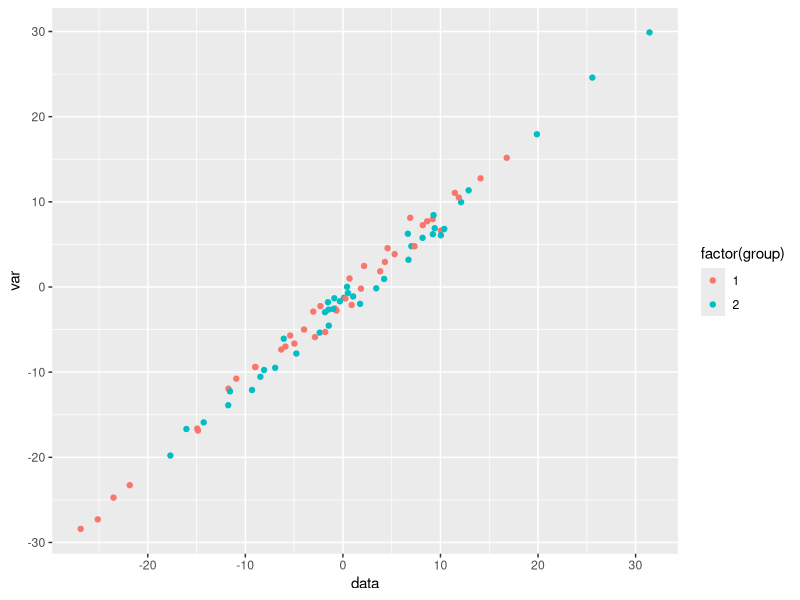

Write the R code that produced this figure.
## ---- chunk 1
knitr::opts_chunk$set(echo=TRUE, message=FALSE, warning=FALSE, fig.width=8, tidy=TRUE)
## ---- chunk 2
library(dplyr)
library(knitr)
library(broom)
library(ggplot2)
## ---- chunk 3
N = 40
df = tibble(group=rep(1:2,N), var=rnorm(2*N,0,10)) %>% mutate(data=rnorm(n(), group)+var)
df %>% head %>% kable
## ---- chunk 4
tt.o = t.test(subset(df, group==1)$data, subset(df, group==2)$data)
tt.o
## ---- chunk 5
library(broom)
lm(group ~ data + var, data=df) %>% tidy %>% kable
## ---- chunk 6
library(ggplot2)
ggplot(df, aes(x=data, y=var, colour=factor(group))) + geom_point()
